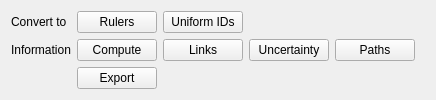
     <widget class="QWidget" name="AnalysisTab">
      <attribute name="title">
       <string>Analysis</string>
      </attribute>
      <layout class="QVBoxLayout" name="AnalysisLayout">
       <item>
        <layout class="QGridLayout" name="AnalysisButtonLayout">
         <item row="1" column="1">
          <widget class="QPushButton" name="AnalysisComputeButton">
           <property name="text">
            <string>Compute</string>
           </property>
           <property name="autoDefault">
            <bool>false</bool>
           </property>
          </widget>
         </item>
         <item row="1" column="3">
          <widget class="QPushButton" name="AnalysisUncertaintyButton">
           <property name="text">
            <string>Uncertainty</string>
           </property>
           <property name="autoDefault">
            <bool>false</bool>
           </property>
          </widget>
         </item>
         <item row="1" column="2">
          <widget class="QPushButton" name="AnalysisLinksButton">
           <property name="text">
            <string>Links</string>
           </property>
           <property name="autoDefault">
            <bool>false</bool>
           </property>
          </widget>
         </item>
         <item row="1" column="4">
          <widget class="QPushButton" name="AnalysisPathsButton">
           <property name="text">
            <string>Paths</string>
           </property>
           <property name="autoDefault">
            <bool>false</bool>
           </property>
          </widget>
         </item>
         <item row="0" column="2">
          <widget class="QPushButton" name="AnalysisUniformIDsButton">
           <property name="text">
            <string>Uniform IDs</string>
           </property>
           <property name="autoDefault">
            <bool>false</bool>
           </property>
          </widget>
         </item>
         <item row="1" column="0">
          <widget class="QLabel" name="InformationLabel">
           <property name="text">
            <string>Information</string>
           </property>
           <property name="buddy">
            <cstring>AnalysisComputeButton</cstring>
           </property>
          </widget>
         </item>
         <item row="0" column="0">
          <widget class="QLabel" name="ConvertToLabel">
           <property name="text">
            <string>Convert to</string>
           </property>
           <property name="buddy">
            <cstring>AnalysisRulersButton</cstring>
           </property>
          </widget>
         </item>
         <item row="2" column="1">
          <widget class="QPushButton" name="AnalysisExportButton">
           <property name="text">
            <string>Export</string>
           </property>
           <property name="autoDefault">
            <bool>false</bool>
           </property>
          </widget>
         </item>
         <item row="0" column="1">
          <widget class="QPushButton" name="AnalysisRulersButton">
           <property name="text">
            <string>Rulers</string>
           </property>
           <property name="autoDefault">
            <bool>false</bool>
           </property>
          </widget>
         </item>
         <item row="0" column="5">
          <spacer name="AnalysisButtonSpacer">
           <property name="orientation">
            <enum>Qt::Horizontal</enum>
           </property>
           <property name="sizeHint" stdset="0">
            <size>
             <width>10</width>
             <height>10</height>
            </size>
           </property>
          </spacer>
         </item>
        </layout>
       </item>
      </layout>
     </widget>
